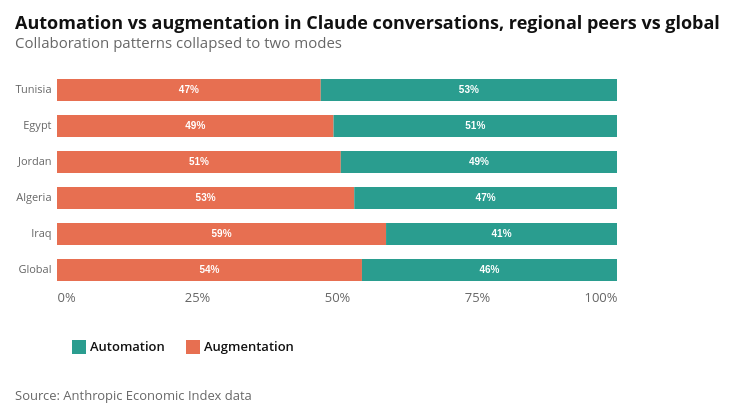

Notebook source saved alongside this figure:
### Markdown cell above
Claude conversations can also be divided into two categories: augmentation, where people use AI to where people use AI to supplement their own work, such as learning or validating, and automation, where they delegate directive or iterative tasks to the model. Based on February 2026 data, augmentation accounts for the majority of Algerian usage (53%), just below the global average (54%), while automation makes up the remaining 47%, slightly above the global figure (46%). Algeria's usage mix is therefore close to the global pattern, with only slightly more toward automation.

### Code cell
AUTOMATION_CLUSTERS = {"directive", "feedback loop"}
AUGMENTATION_CLUSTERS = {"learning", "task iteration", "validation"}


def _collab_mode(cluster):
    if cluster in AUTOMATION_CLUSTERS:
        return "Automation"
    if cluster in AUGMENTATION_CLUSTERS:
        return "Augmentation"
    return None


_country_collab = df.loc[
    lambda df: (
        (df["geography"] == "country")
        & (df["facet"] == "collaboration")
        & (df["variable"] == "collaboration_pct")
        & (df["geo_id"].isin(REGIONAL_CODES))
    )
].filter(["geo_id", "cluster_name", "value"])

_global_collab = (
    df.loc[
        lambda df: (
            (df["geography"] == "global")
            & (df["facet"] == "collaboration")
            & (df["variable"] == "collaboration_pct")
        )
    ]
    .filter(["cluster_name", "value"])
    .assign(geo_id="GLOBAL")
)

collab_regional = (
    pd.concat([_country_collab, _global_collab], ignore_index=True)
    .assign(mode=lambda df: df["cluster_name"].map(_collab_mode))
    .dropna(subset=["mode"])
    .groupby(["geo_id", "mode"], as_index=False)["value"]
    .sum()
    .assign(
        share=lambda df: df.groupby("geo_id")["value"].transform(
            lambda s: s / s.sum() * 100
        ),
        country_name=lambda df: df["geo_id"].map(
            {**COUNTRY_NAMES, "GLOBAL": GLOBAL_LABEL}
        ),
    )
    .filter(["country_name", "mode", "share"])
)

collab_chart = make_stacked_share(
    collab_regional,
    segment_col="mode",
    segment_order=["Automation", "Augmentation"],
    sort_by_segment="Automation",
    title="Automation vs augmentation in Claude conversations, regional peers vs global",
    subtitle="Collaboration patterns collapsed to two modes",
    palette=["#2A9D8F", "#E76F51"],
    pin_last=GLOBAL_LABEL,
)
collab_chart.save("automation_vs_augmentation.png", ppi=300, scale_factor=3)
collab_regional.to_csv("automation_vs_augmentation.csv", index=False)
attaviz.add_caption(collab_chart, "Source: Anthropic Economic Index data")

### Figure 1 — Vega-Lite specification as saved in the notebook (floating-point values rounded to 4 significant figures)
{"config": {"background": "white", "padding": 15, "mark": {"tooltip": true}, "point": {"filled": true, "size": 60, "stroke": "white", "strokeWidth": 1}, "circle": {"filled": true, "stroke": "white", "strokeWidth": 1}, "square": {"filled": true, "stroke": "white", "strokeWidth": 1}, "line": {"strokeWidth": 4, "strokeCap": "round", "strokeJoin": "round"}, "bar": {"cornerRadiusEnd": 0}, "area": {"opacity": 0.7}, "arc": {"stroke": "white", "strokeWidth": 1}, "rect": {"stroke": "#8A969F", "strokeWidth": 0.5}, "geoshape": {"stroke": "#666666", "strokeWidth": 0.3, "strokeJoin": "round", "strokeCap": "round"}, "title": {"font": "Open Sans, sans-serif", "fontSize": 18, "fontWeight": 700, "lineHeight": 22, "color": "#111111", "anchor": "start", "offset": 21, "subtitleFont": "Open Sans, sans-serif", "subtitleFontSize": 15, "subtitleFontWeight": 400, "subtitleLineHeight": 18, "subtitleColor": "#666666", "subtitlePadding": 3}, "axis": {"domain": false, "grid": true, "gridColor": "#CED4DE", "gridDash": [4, 2], "gridWidth": 1, "labelFont": "Open Sans, sans-serif", "labelFontSize": 13, "labelFontWeight": 400, "labelColor": "#666666", "labelPadding": 3, "tickColor": "#CED4DE", "tickSize": 5, "tickCount": 5, "titleFont": "Open Sans, sans-serif", "titleFontSize": 13, "titleFontWeight": 600, "titleColor": "#111111", "titlePadding": 9}, "axisX": {"grid": false, "tickSize": 0, "labelAngle": 0}, "axisY": {"domain": false, "ticks": false, "gridColor": "#CED4DE", "gridDash": [4, 2], "gridWidth": 1}, "axisQuantitative": {"tickCount": 5}, "axisBand": {"labelPadding": 6, "tickSize": 0}, "axisTemporal": {"grid": false}, "legend": {"labelFont": "Open Sans, sans-serif", "labelFontSize": 13, "labelFontWeight": 600, "labelColor": "#111111", "titleFont": "Open Sans, sans-serif", "titleFontSize": 13, "titleFontWeight": 600, "titleColor": "#111111", "titlePadding": 3, "symbolSize": 196, "symbolStrokeWidth": 0, "padding": 15, "offset": 21, "columnPadding": 21, "orient": "bottom", "labelLimit": 200, "titleLimit": 200}, "view": {"stroke": null, "continuousWidth": 600, "continuousHeight": 400}, "range": {"category": ["#34A7F2", "#FF9800", "#664AB6", "#4EC2C0", "#F3578E", "#081079", "#0C7C68", "#AA0000", "#DDDA21"], "diverging": ["#920000", "#BD6126", "#E3A763", "#EFEFEF", "#80BDE7", "#3587C3", "#025288"], "heatmap": ["#E3F6FD", "#75CCEC", "#089BD4", "#0169A1", "#023B6F"], "ordinal": ["#E3F6FD", "#75CCEC", "#089BD4", "#0169A1", "#023B6F"], "ramp": ["#E3F6FD", "#75CCEC", "#089BD4", "#0169A1", "#023B6F"]}, "scale": {"bandPaddingInner": 0.2, "bandPaddingOuter": 0.1, "pointPadding": 0.5}, "header": {"labelFont": "Open Sans, sans-serif", "labelFontSize": 13, "labelFontWeight": 600, "labelColor": "#111111", "titleFont": "Open Sans, sans-serif", "titleFontSize": 15, "titleFontWeight": 600, "titleColor": "#111111"}, "concat": {"spacing": 18}, "facet": {"spacing": 18}, "selection": {"point": {"on": "click", "clear": "dblclick"}, "interval": {"mark": {"fill": "#0071BC", "fillOpacity": 0.15, "stroke": "#0071BC", "strokeWidth": 1}}}}, "vconcat": [{"layer": [{"data": {"name": "data-dd0f1fbd9ac7f7cc522e38cca53deebc"}, "mark": {"type": "bar", "size": 22}, "encoding": {"color": {"field": "mode", "legend": {"title": null}, "scale": {"domain": ["Automation", "Augmentation"], "range": ["#2A9D8F", "#E76F51"]}, "type": "nominal"}, "order": {"field": "mode", "sort": "ascending", "type": "nominal"}, "tooltip": [{"field": "country_name", "title": "Country", "type": "nominal"}, {"field": "mode", "title": "Segment", "type": "nominal"}, {"field": "share", "format": ".1f", "title": "Share", "type": "quantitative"}], "x": {"axis": {"format": "%", "values": [0, 0.25, 0.5, 0.75, 1.0]}, "field": "share", "stack": "normalize", "title": null, "type": "quantitative"}, "y": {"axis": {"domain": false, "grid": false, "labelFontSize": 11, "ticks": false}, "field": "country_name", "sort": ["Tunisia", "Egypt", "Jordan", "Algeria", "Iraq", "Global"], "title": null, "type": "nominal"}}}, {"data": {"name": "data-ed2c6f3f002cbffd87c487cf1ff0d3f8"}, "mark": {"type": "text", "color": "white", "fontSize": 10, "fontWeight": "bold"}, "encoding": {"detail": {"field": "mode", "type": "nominal"}, "order": {"field": "mode", "sort": "ascending", "type": "nominal"}, "text": {"field": "_label", "type": "nominal"}, "x": {"bandPosition": 0.5, "field": "share", "stack": "normalize", "type": "quantitative"}, "y": {"axis": {"domain": false, "grid": false, "labelFontSize": 11, "ticks": false}, "field": "country_name", "sort": ["Tunisia", "Egypt", "Jordan", "Algeria", "Iraq", "Global"], "title": null, "type": "nominal"}}, "transform": [{"filter": "datum.share >= 7"}]}], "height": 216, "title": {"text": "Automation vs augmentation in Claude conversations, regional peers vs global", "subtitle": "Collaboration patterns collapsed to two modes"}, "width": 560}], "title": {"text": "Source: Anthropic Economic Index data", "anchor": "start", "color": "#666666", "font": "Open Sans, sans-serif", "fontSize": 13, "fontWeight": 400, "lineHeight": 20, "offset": 21, "orient": "bottom"}, "$schema": "https://vega.github.io/schema/vega-lite/v6.4.1.json", "datasets": {"data-dd0f1fbd9ac7f7cc522e38cca53deebc": [{"country_name": "Algeria", "mode": "Augmentation", "share": 53.08}, {"country_name": "Algeria", "mode": "Automation", "share": 46.92}, {"country_name": "Egypt", "mode": "Augmentation", "share": 49.38}, {"country_name": "Egypt", "mode": "Automation", "share": 50.62}, {"country_name": "Global", "mode": "Augmentation", "share": 54.45}, {"country_name": "Global", "mode": "Automation", "share": 45.55}, {"country_name": "Iraq", "mode": "Augmentation", "share": 58.76}, {"country_name": "Iraq", "mode": "Automation", "share": 41.24}, {"country_name": "Jordan", "mode": "Augmentation", "share": 50.68}, {"country_name": "Jordan", "mode": "Automation", "share": 49.32}, {"country_name": "Tunisia", "mode": "Augmentation", "share": 47.1}, {"country_name": "Tunisia", "mode": "Automation", "share": 52.9}], "data-ed2c6f3f002cbffd87c487cf1ff0d3f8": [{"country_name": "Algeria", "mode": "Augmentation", "share": 53.08, "_label": "53%"}, {"country_name": "Algeria", "mode": "Automation", "share": 46.92, "_label": "47%"}, {"country_name": "Egypt", "mode": "Augmentation", "share": 49.38, "_label": "49%"}, {"country_name": "Egypt", "mode": "Automation", "share": 50.62, "_label": "51%"}, {"country_name": "Global", "mode": "Augmentation", "share": 54.45, "_label": "54%"}, {"country_name": "Global", "mode": "Automation", "share": 45.55, "_label": "46%"}, {"country_name": "Iraq", "mode": "Augmentation", "share": 58.76, "_label": "59%"}, {"country_name": "Iraq", "mode": "Automation", "share": 41.24, "_label": "41%"}, {"country_name": "Jordan", "mode": "Augmentation", "share": 50.68, "_label": "51%"}, {"country_name": "Jordan", "mode": "Automation", "share": 49.32, "_label": "49%"}, {"country_name": "Tunisia", "mode": "Augmentation", "share": 47.1, "_label": "47%"}, {"country_name": "Tunisia", "mode": "Automation", "share": 52.9, "_label": "53%"}]}}
